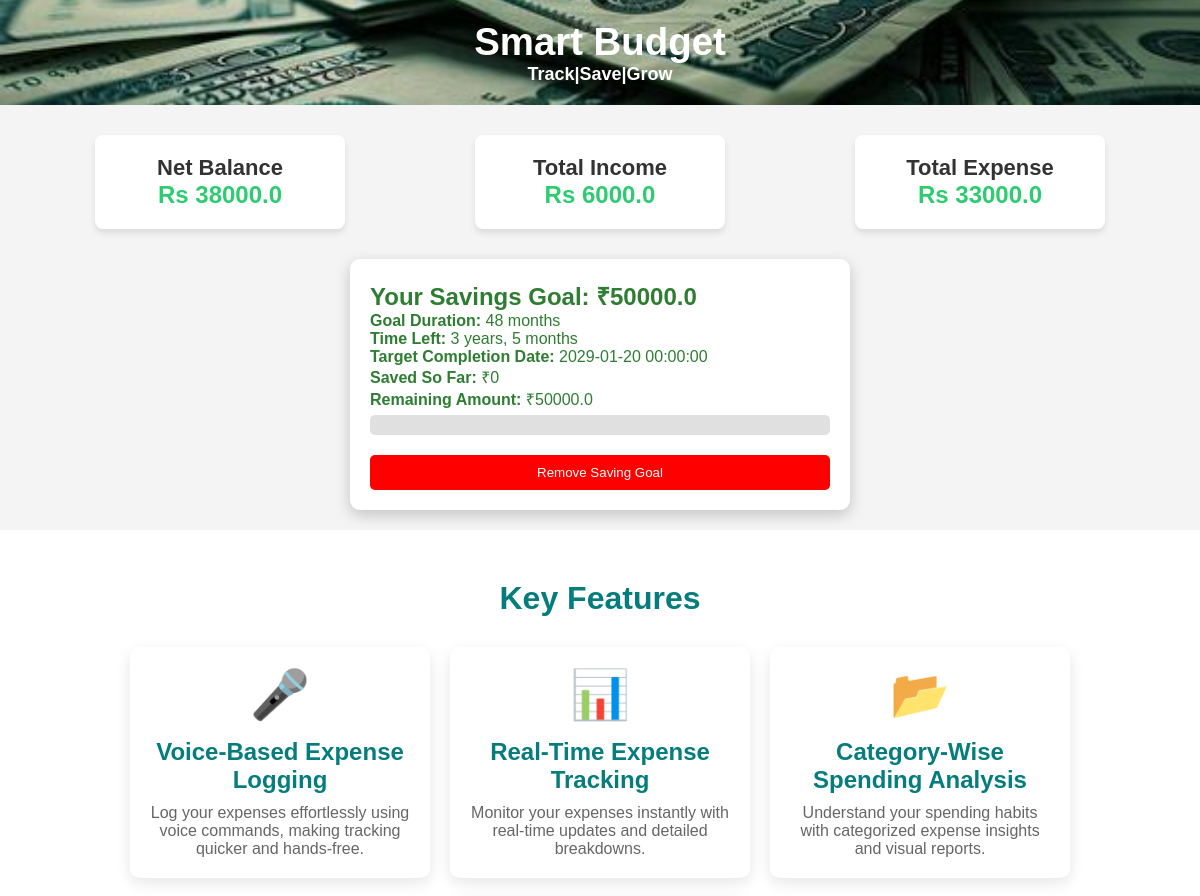
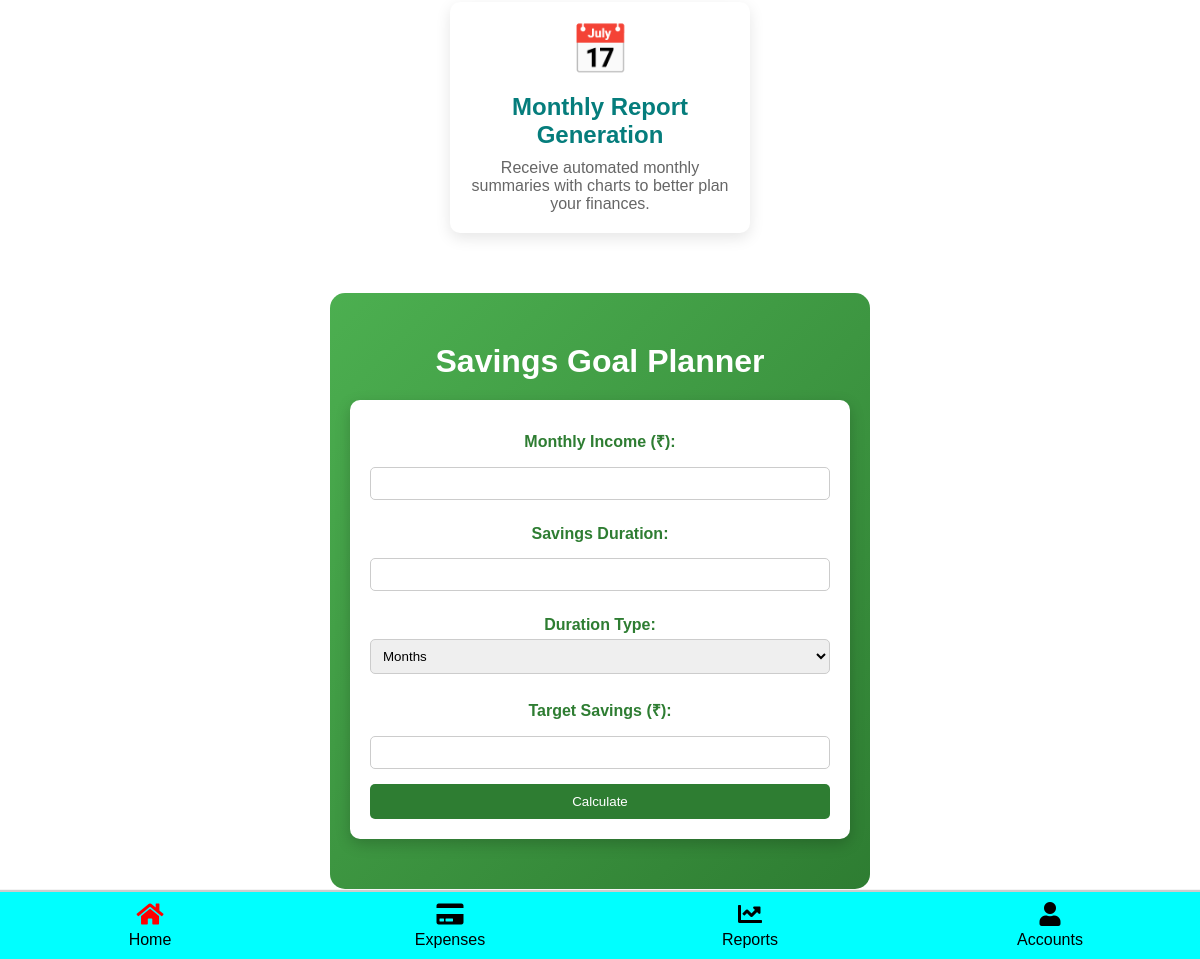
The page / (signed in) on the database its author committed (2 pictures, top to bottom).
### tables this page shows
CREATE TABLE "users" (
	"id"	INTEGER,
	"username"	TEXT NOT NULL UNIQUE,
	"email"	TEXT NOT NULL UNIQUE,
	"password"	TEXT NOT NULL,
	"created_at"	TIMESTAMP DEFAULT CURRENT_TIMESTAMP,
	"updated_at"	TIMESTAMP DEFAULT CURRENT_TIMESTAMP,
	"first_login"	INTEGER DEFAULT 1,
	"ph_num"	NUMERIC DEFAULT 'Not Provided',
	"full_name"	TEXT DEFAULT 'Unknown',
	"DOB"	NUMERIC DEFAULT 0,
	"current_balance"	REAL DEFAULT 0,
	"profile_pic"	TEXT DEFAULT 'None',
	PRIMARY KEY("id" AUTOINCREMENT)
);

CREATE TABLE "reports" (
	"id"	INTEGER,
	"user_id"	INTEGER UNIQUE,
	"start_date"	TIMESTAMP NOT NULL DEFAULT CURRENT_TIMESTAMP,
	"total_income"	REAL DEFAULT 0,
	"total_expense"	REAL DEFAULT 0,
	"total_balance"	REAL DEFAULT 0,
	PRIMARY KEY("id" AUTOINCREMENT),
	FOREIGN KEY("user_id") REFERENCES "users"("id")
);

CREATE TABLE "saving_goal" (
	"id"	INTEGER,
	"user_id"	INTEGER NOT NULL UNIQUE,
	"start_date"	TIMESTAMP NOT NULL DEFAULT CURRENT_TIMESTAMP,
	"income"	REAL DEFAULT 0,
	"duration"	NUMERIC DEFAULT 0,
	"duration_type"	TEXT DEFAULT 'none',
	"saving_goal"	REAL DEFAULT 0,
	PRIMARY KEY("id" AUTOINCREMENT),
	FOREIGN KEY("user_id") REFERENCES "users"("id")
);

### app.py (the view, shortened to what this page needs)
@app.route("/")
def home():
    if 'user_id' not in session:
        return redirect(url_for('index'))
    user_id = session['user_id']
    conn = get_db_connection()
    conn.row_factory = sqlite3.Row  # Enable column name access
    cursor = conn.cursor()
    report = None  # Default value
    try:
        report = cursor.execute('SELECT * FROM reports WHERE user_id = ?', (user_id,)).fetchone()
        user = cursor.execute('SELECT * FROM users WHERE id = ?', (user_id,)).fetchone()
        saving = cursor.execute('SELECT * FROM saving_goal WHERE user_id = ?', (user_id,)).fetchone()
    except Exception as e:
        print("Fetching error for home page:", e)
    finally:
        cursor.close()
        conn.close()
    if user:
        current_balance = user['current_balance']
        if report:
            total_income = report['total_income']
            total_expense = report['total_expense']
        else:
            total_income = 0
            total_expense = 0
        print("if block", current_balance)
        if saving:
            goal_amount,t_months,remaining_months,remaining_years,end_date,total_saved,remaining_amount=saving_data()
    return render_template('home.html', active_page='home',balance=current_balance, income=total_income, expense=total_expense,t_months=t_months,remaining_months=remaining_months,remaining_years=remaining_years,goal_amount=goal_amount,end_date=end_date,total_saved=total_saved,remaining_amount=remaining_amount)

### app.py (called while the page is built)
def get_db_connection():
    try:
        conn = sqlite3.connect('smart_budget.db')
        conn.row_factory = sqlite3.Row  # To get dictionary-like results
        return conn
    except:
        print("DB CONNECTION ERROR")

### templates/home.html (shortened to what this page needs)
{% extends 'base.html' %}
{% block content %}
<div class="home_container">
    <div class="total_card">
        <h2>Net Balance</h2>
        <p>Rs {{ balance }}</p>
    </div>
    <div class="total_card">
        <h2>Total Income</h2>
        <p>Rs {{ income }}</p>
    </div>
    <div class="total_card">
        <h2>Total Expense</h2>
        {% if expense is none %}
             {% set expense = 0 %}
        {% endif %}
        <p>Rs {{ expense }}</p>
    </div>
</div>
<section class="goal_setter">
    <div class="goal">
        {% if goal_amount %}
            <h2>Your Savings Goal: ₹{{ goal_amount }}</h2>
            <p><strong>Goal Duration:</strong> {{ t_months }} months</p>
            <p><strong>Time Left:</strong> {{ remaining_years }} years, {{ remaining_months }} months</p>
            <p><strong>Target Completion Date:</strong> {{ end_date }}</p>
            <p><strong>Saved So Far:</strong> ₹{{ total_saved }}</p>
            <p><strong>Remaining Amount:</strong> ₹{{ remaining_amount }}</p>
            <div class="progress-container">
            </div>
            <form action="{{url_for('remove_saving')}}">
                <button class="remove_saving"> Remove Saving Goal </button>
            </form>
        {% else %}
            <p style="text-align: center;">NO SAVING GOAL SET !</p>
            <p style="text-align: center;"><b>Start Saving For Better Future !</b></p>
        {% endif %}
    </div>
</section>
    <section class="features">
        <h2 class="section-title">Key Features</h2>
        <div class="feature-container">
            <a href="/expenses" style="text-decoration: none;">
                <div class="feature-card">
                    <span class="icon">🎤</span>
                    <h3>Voice-Based Expense Logging</h3>
                    <p>Log your expenses effortlessly using voice commands, making tracking quicker and hands-free.</p>
                </div>
            </a>
            <a href="/reports" style="text-decoration: none;">
                <div class="feature-card">
                    <span class="icon">📊</span>
                    <h3>Real-Time Expense Tracking</h3>
                    <p>Monitor your expenses instantly with real-time updates and detailed breakdowns.</p>
                </div>
            </a>
            <a href="/reports" style="text-decoration: none;">
                <div class="feature-card">
                    <span class="icon">📂</span>
                    <h3>Category-Wise Spending Analysis</h3>
                    <p>Understand your spending habits with categorized expense insights and visual reports.</p>
            </div>
            </a>
            <a href="/reports" style="text-decoration: none;">
            <div class="feature-card">
                <span class="icon">📅</span>
                <h3>Monthly Report Generation</h3>
                <p>Receive automated monthly summaries with charts to better plan your finances.</p>
            </div>
            </a>
        </div>
    </section>
    <div class="saving_section">
    <section class="savings-planner">
        <h2>Savings Goal Planner</h2>
        <div class="planner-container">
            <form method="POST" action="{{ url_for('savings_planner') }}">
                <label for="income">Monthly Income (₹):</label>
                <input type="number" name="income" required value="{{ request.form.get('income', '') }}">
                <label for="duration">Savings Duration:</label>
                <input type="number" name="duration" required min="1" value="{{ request.form.get('duration', '') }}">
                <label for="duration_type">Duration Type:</label>
                <select name="duration_type" required>
                    <option value="months" {% if request.form.get('duration_type') == 'months' %}selected{% endif %}>Months</option>
                </select>
                <label for="savings_goal">Target Savings (₹):</label>
                <input type="number" name="savings_goal" required value="{{ request.form.get('savings_goal', '') }}">
                <button type="submit" name="action" value="cal" class="Calculate">Calculate</button>
            </form>
        </div>
    </section>
    </div>
{% endblock %}

### templates/base.html (shortened to what this page needs)
<!DOCTYPE html>
<html lang="en">
<head>
    <link rel="stylesheet" href="{{ url_for('static', filename='styles.css') }}">
    <link rel="stylesheet" href="https://cdnjs.cloudflare.com/ajax/libs/font-awesome/5.15.4/css/all.min.css">
</head>
<body>
    <header>
        <h1>Smart Budget</h1>
        <h3 class="h3">Track|Save|Grow</h3>
    </header>
        {% block content %} {% endblock %}
    <footer class="navbar">
        <a href="/" class="nav-item {% if active_page == 'home' %}active{% endif %}">
            <i class="fas fa-home"></i> Home
        </a>
        <a href="/expenses" class="nav-item {% if active_page == 'expenses' %}active{% endif %}">
            <i class="fas fa-credit-card"></i> Expenses
        </a>
        <a href="/reports" class="nav-item {% if active_page == 'reports' %}active{% endif %}">
            <i class="fas fa-chart-line"></i> Reports
        </a>
        <a href="/accounts" class="nav-item {% if active_page == 'accounts' %}active{% endif %} ">
            <i class="fas fa-user"></i> Accounts
        </a>
    </footer>
</body>
</html>

### static/styles.css (style rules this page uses)
* { margin: 0; padding: 0; box-sizing: border-box; }
body { font-family: Arial, sans-serif; max-height: auto; background-color: #f4f4f9; margin-bottom: 70px; background-color: lightgray; }
header { background-color: #2c3e50; background-image: url("assets/dollar.jpg"); background-position: center; background-size: cover; color: white; padding: 20px; text-align: center; font-size: larger; }
.h3 { font-weight: italic; font-size: large; }
footer.navbar { position: fixed; bottom: 0; width: 100%; height: 69px; background-color: cyan; display: flex; justify-content: space-around; padding: 10px 0; border-top: 2px solid #ccc; }
.nav-item { color: black; text-decoration: none; text-align: center; flex: 1; }
.nav-item i { font-size: 24px; display: block; margin-bottom: 5px; }
.nav-item:hover i, .nav-item.active i { color: red; }
.home_container { display: flex; justify-content: space-around; padding: 30px; }
.total_card { background-color: #ffffff; padding: 20px; width: 250px; text-align: center; border-radius: 8px; box-shadow: 0 4px 6px rgba(0, 0, 0, 0.1); }
.total_card h2 { font-size: 22px; color: #333; }
.total_card p { font-size: 1.5em; font-weight: bold; color: #2ecc71; }
input { width: 100%; padding: 10px; margin: 10px 0; border: 1px solid gray; border-radius: 5px; }
body { background-color: #f4f4f4; color: #333; }
.features { text-align: center; padding: 50px; background: white; }
.section-title { font-size: 2rem; margin-bottom: 30px; color: #057d7c; }
.feature-container { display: flex; flex-wrap: wrap; justify-content: center; gap: 20px; }
.feature-card { background: #fff; padding: 20px; width: 300px; border-radius: 10px; box-shadow: 0px 5px 15px rgba(0, 0, 0, 0.1); transition: transform 0.3s ease-in-out; text-align: center; }
.icon { font-size: 3rem; }
.feature-card h3 { margin-top: 15px; font-size: 1.5rem; color: #057d7c; }
.feature-card p { font-size: 1rem; margin-top: 10px; color: #666; }
.saving_section { display: flex; justify-content: center; align-items: center; background: white; }
.savings-planner { text-align: center; padding: 50px 20px; background: linear-gradient(135deg, #4CAF50, #2E7D32); color: white; width: fit-content; border-radius: 15px; margin-top: 10px; }
.savings-planner h2 { font-size: 2rem; margin-bottom: 20px; }
.planner-container { background: white; color: #2E7D32; padding: 20px; border-radius: 10px; width: 500px; margin: auto; box-shadow: 0px 5px 15px rgba(0, 0, 0, 0.2); }
.goal_setter { margin-bottom: 20px; }
.goal { background: white; color: #2E7D32; padding: 20px; border-radius: 10px; width: 500px; margin: auto; box-shadow: 0px 5px 15px rgba(0, 0, 0, 0.2); }
label { font-weight: bold; display: block; margin: 10px 0 5px; }
input, select { width: 100%; padding: 8px; margin-bottom: 15px; border: 1px solid #ccc; border-radius: 5px; }
.Calculate { background-color: #2E7D32; color: white; border: none; padding: 10px; width: 100%; border-radius: 5px; cursor: pointer; transition: 0.3s; }
.progress-container { margin-top: 5px; width: 100%; background-color: #e0e0e0; border-radius: 5px; height: 20px; overflow: hidden; }
.remove_saving { margin-top: 20px; background-color: red; color: white; border: none; padding: 10px; width: 100%; border-radius: 5px; cursor: pointer; transition: 0.3s; }

### rows shown on the page
users: current_balance "38000.0"
reports: total_income "6000.0", total_expense "33000.0"
saving_goal: saving_goal "50000.0"

### other values the page prints
{{ t_months }} "48"
{{ remaining_years }} "3"
{{ remaining_months }} "5"
{{ end_date }} "2029-01-20 00:00:00"
{{ total_saved }} "0"
{{ remaining_amount }} "50000.0"
